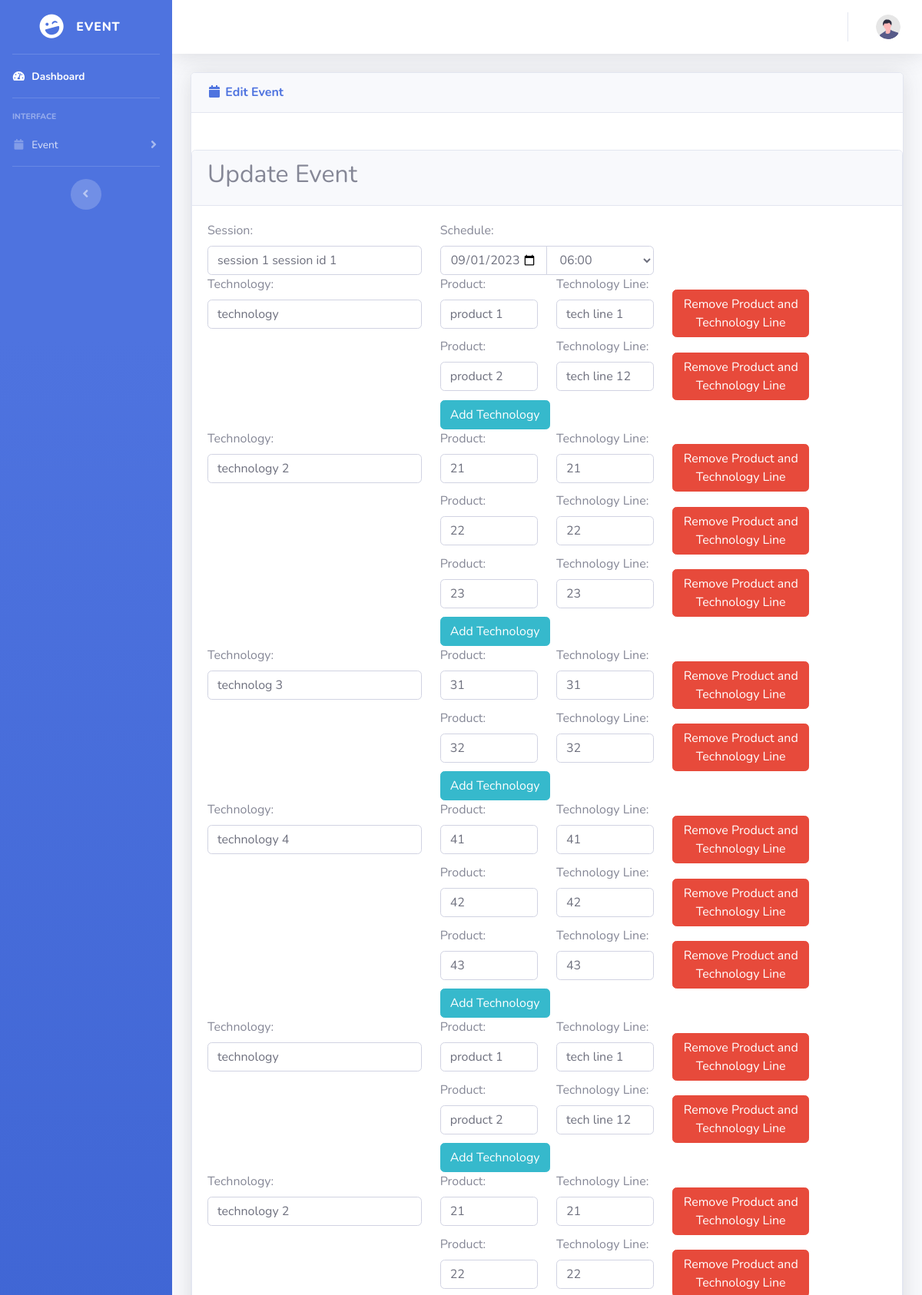
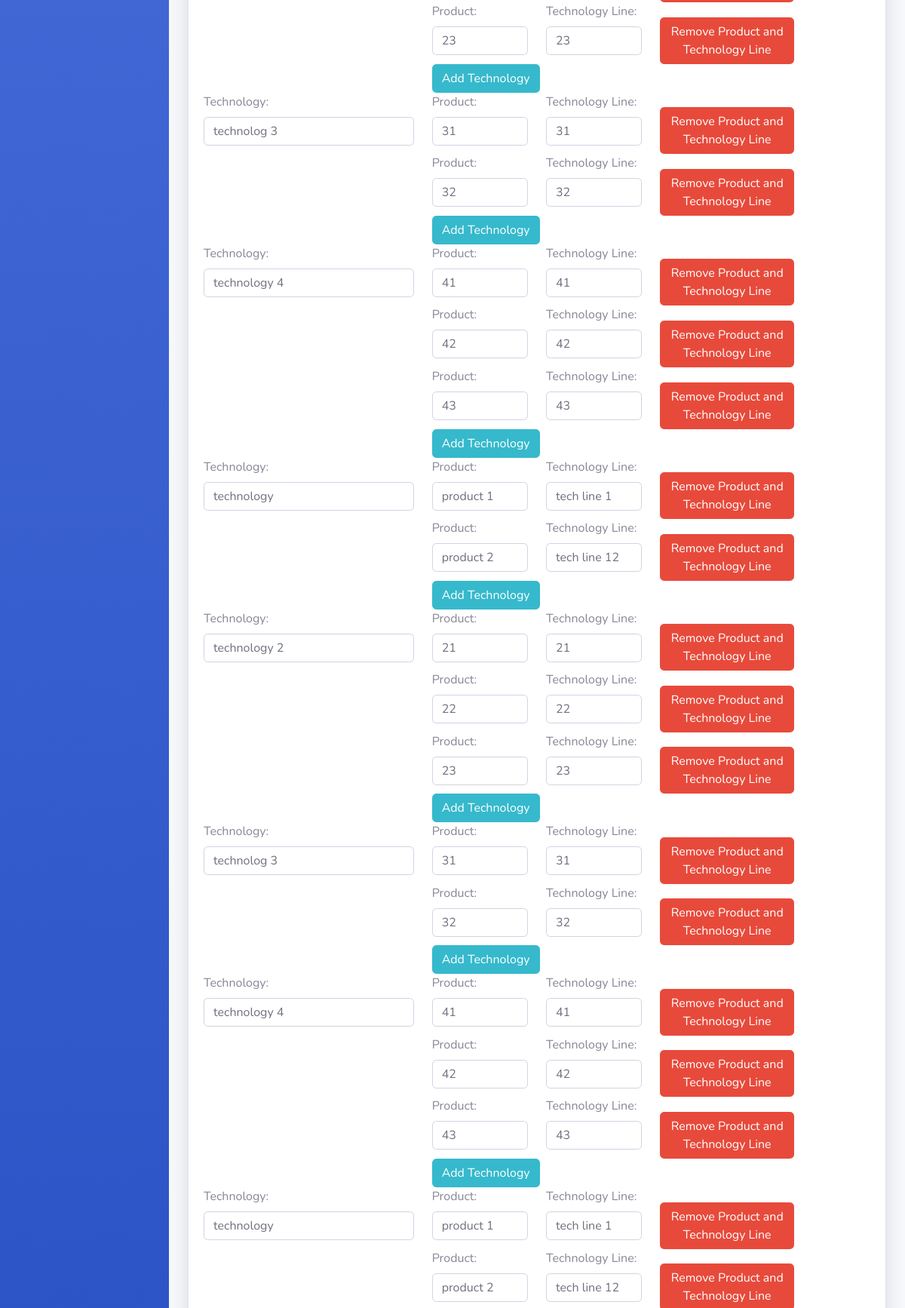
The app's page /event-edit2.php?eventID=1 (signed in, upper part) with its own data (2 pictures, top to bottom).
### tables this page shows
CREATE TABLE `event_sessions` (
  `session_id` int(11) NOT NULL,
  `event_id` int(11) NOT NULL,
  `session_title` varchar(255) NOT NULL,
  `date1` varchar(10) NOT NULL,
  `time1` varchar(10) NOT NULL,
  `time2` varchar(255) NOT NULL
);

CREATE TABLE `technologies` (
  `technology_id` int(11) NOT NULL,
  `event_id` int(11) NOT NULL,
  `session_id` int(11) NOT NULL,
  `technology_name` varchar(255) NOT NULL
);

CREATE TABLE `product_technology_lines` (
  `product_id` int(11) NOT NULL,
  `event_id` int(11) NOT NULL,
  `session_id` int(11) NOT NULL,
  `technology_id` int(11) NOT NULL,
  `product_name` varchar(255) NOT NULL,
  `technology_line` varchar(255) NOT NULL
);

### event-edit2.php (the view, shortened to what this page needs)
<?php
    $event_id = $_GET['eventID'];
    $connection = openConnection();
    function getProductAndTechnologyLines($connection, $technologyId) {
    $query = "SELECT * FROM product_technology_lines WHERE technology_id = '$technologyId'";
    $result = mysqli_query($connection, $query);
    $productTechLines = array();
    if ($result) {
        while ($row = mysqli_fetch_assoc($result)) {
            $productTechLines[] = $row;
        }
    }
    return $productTechLines;
}
    function getEventSessions($event_id) {
    $connection = openConnection();
    $sessionSql = "SELECT * FROM event_sessions WHERE event_id = '$event_id'";
    $result = mysqli_query($connection, $sessionSql);
    $sessions = array();
    if ($result) {
        while ($row = mysqli_fetch_assoc($result)) {
            $sessions[] = $row;
        }
    }
    return $sessions;
}
function getSessionTechnologies($connection, $sessionId) {
    $technologySql = "SELECT * FROM technologies WHERE session_id = '$sessionId'";
    $result = mysqli_query($connection, $technologySql);
    $technologies = array();
    if ($result) {
        while ($row = mysqli_fetch_assoc($result)) {
            $technologies[] = $row;
        }
    }
    return $technologies;
}
function getEvent($connection, $event_id) {
    $eventSql = "SELECT * FROM events WHERE event_id = '$event_id'";
    $eventResult = $connection->query($eventSql);
    if ($eventResult->num_rows === 1) {
        $event = $eventResult->fetch_assoc();
        $sessionSql = "SELECT * FROM event_sessions WHERE event_id = '$event_id'";
        $sessionResult = $connection->query($sessionSql);
        $event['sessions'] = [];
        if ($sessionResult->num_rows > 0) {
            while ($session = $sessionResult->fetch_assoc()) {
                $techSql = "SELECT * FROM technologies WHERE session_id = '{$session['session_id']}'";
                $techResult = $connection->query($techSql);
                $session['technologies'] = [];
                if ($techResult->num_rows > 0) {
                    while ($technology = $techResult->fetch_assoc()) {
                        $prodTechSql = "SELECT * FROM product_technology_lines WHERE technology_id = '{$technology['technology_id']}'";
                        $prodTechResult = $connection->query($prodTechSql);
                        $technology['product_technology_lines'] = [];
                        if ($prodTechResult->num_rows > 0) {
                            while ($prodTechLine = $prodTechResult->fetch_assoc()) {
                                $technology['product_technology_lines'][] = $prodTechLine;
                            }
                        }
                        $session['technologies'][] = $technology;
                    }
                }
                $event['sessions'][] = $session;
            }
        }
        return $event;
    } else {
        return null;
    }
}
?>
<!DOCTYPE html>
<html lang="en">
<head>
    <?php include'link.php'; ?>
</head>
<body id="page-top">
     <div id="wrapper">
        <?php include 'sidebar.php'; ?>
        <div id="content-wrapper" class="d-flex flex-column">
            <div id="content">
                <?php include 'topbar.php'; ?>
                <div class="container-fluid">
    <div class="card shadow mb-4">
        <div class="card-header py-3">
            <h6 class="m-0 font-weight-bold text-primary"><i class="fas fa-fw fa-calendar"></i> Edit Event</h6>
        </div>
        <div class="card mt-5">
            <div class="card-header">
                <h2>Update Event</h2>
            </div>
            <div class="card-body">
                <form id="eventForm" method="POST" enctype="multipart/form-data" action="update_event.php">
                    <?php
                    $event = getEvent($connection, $event_id);
                    if ($event) {
                    ?>
                    <?php
                    $sessions = getEventSessions($event_id);
                    if ($sessions) {
                        $sessionIndexCounter = 0;
                        foreach ($sessions as $session) {
                            $sessionIndexCounter++;
                            ?>
                            <div class="session">
                                <div class="row">
                                   <div class="col-md-4">
                                        <label for="session-<?php echo $session['session_id']; ?>">Session:</label>
                                        <input type="text" id="session-<?php echo $session['session_id']; ?>"
                                               class="form-control" name="session[]"
                                               value="<?php echo htmlspecialchars($session['session_title']); ?> session id <?php echo $sessionIndexCounter; ?>"
                                               required>
                                    </div>
                                    <div class="col-md-4">
                                        <label for="schedule-<?php echo $session['session_id']; ?>">Schedule:</label>
                                        <div class="input-group">
                                            <input type="date" id="schedule-<?php echo $session['session_id']; ?>"
                                                   class="form-control date-input" name="date[]"
                                                   value="<?php echo $session['date1']; ?>" required>
                                            <select class="form-control time-select" name="time[]" required>
                                                <option value="<?php echo $session['time1']; ?>"><?php echo $session['time1']; ?></option>
                                            </select>
                                        </div>
                                    </div>
                                </div>
                                <div class="row">
                                    <div class="col-md-12" id="techContainer-<?php echo $session['session_id']; ?>">
                                        <?php
                                        $technologies = getSessionTechnologies($connection, $session['session_id']);
                                        if ($technologies) {
                                            foreach ($technologies as $technology) {
                                                ?>
                                                <div class="row">
                                                        <div class="col-md-12" id="techContainer-<?php echo $session['session_id']; ?>">
                                                            <?php
                                                            $technologies = getSessionTechnologies($connection, $session['session_id']);
                                                            if ($technologies) {
                                                                $techIndexCounter = 0;
                                                                foreach ($technologies as $key => $technology) {
                                                                    $techIndexCounter++;
                                                                    $techLines = getProductAndTechnologyLines($connection, $technology['technology_id']);
                                                                    ?>
                                                                    <div class="row" id="techContainer-<?php echo $sessionIndexCounter; ?>">
                                                                        <div class="col-md-4">
                                                                            <label for="technology-<?php echo $sessionIndexCounter; ?>-<?php echo $techIndexCounter; ?>">Technology:</label>
                                                                            <input type="text" class="form-control" id="technology-<?php echo $sessionIndexCounter; ?>-<?php echo $techIndexCounter; ?>"
                                                                                   name="technology[<?php echo $session['session_id']; ?>][]"
                                                                                   value="<?php echo htmlspecialchars($technology['technology_name']); ?>"
                                                                                   required>
                                                                        </div>
                                                                        <div class="col-md-8">
                                                                            <?php
                                                                            $lineIndexCounter = 0;
                                                                            foreach ($techLines as $ptl) {
                                                                                $lineIndexCounter++;
                                                                                ?>
                                                                                <div class="row" id="techContainer-<?php echo $sessionIndexCounter; ?>">
                                                                                    <div class="col-md-3">
                                                                                        <label for="product-<?php echo $sessionIndexCounter; ?>-<?php echo $techIndexCounter; ?>-<?php echo $lineIndexCounter; ?>">Product:</label>
                                                                                        <input type="text" class="form-control"
                                                                                            id="product-<?php echo $sessionIndexCounter; ?>-<?php echo $techIndexCounter; ?>-<?php echo $lineIndexCounter; ?>"
                                                                                            name="product[<?php echo $sessionIndexCounter; ?>]
                                                                                            [<?php echo $techIndexCounter; ?>]
                                                                                            []"
                                                                                            value="<?php echo htmlspecialchars($ptl['product_name']); ?>"
                                                                                            required
                                                                                            data-session-index="<?php echo $sessionIndexCounter; ?>"
                                                                                            data-tech-index="<?php echo $techIndexCounter; ?>"
                                                                                            data-line-index="<?php echo $lineIndexCounter; ?>">
                                                                                    </div>
                                                                                    <div class="col-md-3">
                                                                                        <label for="technologyLine-<?php echo $sessionIndexCounter; ?>-<?php echo $techIndexCounter; ?>-<?php echo $lineIndexCounter; ?>">Technology Line:</label>
                                                                                        <input type="text" class="form-control"
                                                                                            id="technologyLine-<?php echo $sessionIndexCounter; ?>-<?php echo $techIndexCounter; ?>-<?php echo $lineIndexCounter; ?>"
                                                                                            name="technologyLine[<?php echo $sessionIndexCounter; ?>][<?php echo $techIndexCounter; ?>][]"
                                                                                            value="<?php echo htmlspecialchars($ptl['technology_line']); ?>"
                                                                                            required
                                                                                            data-session-index="<?php echo $sessionIndexCounter; ?>"
                                                                                            data-tech-index="<?php echo $techIndexCounter; ?>"
                                                                                            data-line-index="<?php echo $lineIndexCounter; ?>">
                                                                                    </div>
                                                                                    <div class="col-md-4 text-center">
                                                                                        <button type="button" class="btn btn-danger text-center" style="margin-top: 11%;"
                                                                                            data-remove-index="<?php echo $lineIndexCounter; ?>"
                                                                                            onclick="removeProductAndLine(<?php echo $sessionIndexCounter; ?>, <?php echo $techIndexCounter; ?>, <?php echo $lineIndexCounter; ?>)">Remove Product and Technology Line</button>
                                                                                    </div>
                                                                                </div>
                                                                                <?php
                                                                            }
                                                                            ?>
                                                                            <button type="button" class="btn btn-info"
                                                                                    onclick="addTechnology('<?php echo $session['session_id']; ?>')">Add Technology
                                                                            </button>
                                                                        </div>
                                                                    </div>
                                                                    <?php
                                                                }
                                                            }
                                                            ?>
                                                        </div>
                                                    </div>
                                                <?php
                                            }
                                        }
                                        ?>
                                    </div>
                                </div>
                            </div>
                            <?php
                        }
                    }
                    ?>
                    <?php
                    } else {
                        echo "<p>Event not found.</p>";
                    }
                    ?>
                </form>
            </div>
        </div>
    </div>
</div>
            </div>
        </div>
    </div>
</body>
</html>

### records on screen
event_sessions: session_id+session_title "session 1 session id 1", date1 "09/01/2023", time1 "06:00"
technologies: technology_name "technology"
product_technology_lines: product_name "product 1", technology_line "tech line 1"
product_technology_lines: product_name "product 2", technology_line "tech line 12"
technologies: technology_name "technology 2"
product_technology_lines: product_name "21", technology_line "21"
product_technology_lines: product_name "22", technology_line "22"
product_technology_lines: product_name "23", technology_line "23"
technologies: technology_name "technolog 3"
product_technology_lines: product_name "31", technology_line "31"
product_technology_lines: product_name "32", technology_line "32"
technologies: technology_name "technology 4"
product_technology_lines: product_name "41", technology_line "41"
product_technology_lines: product_name "42", technology_line "42"
product_technology_lines: product_name "43", technology_line "43"
